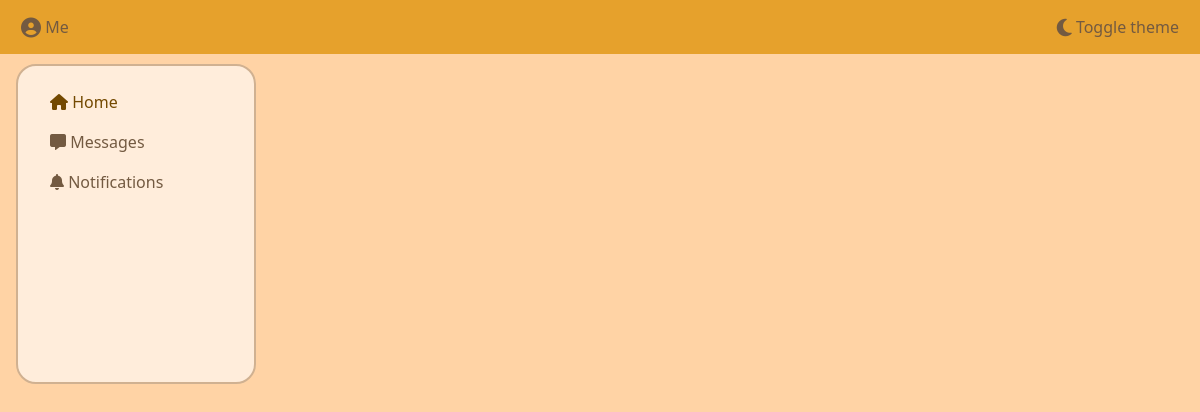
Before: / (signed in) with the older database file.
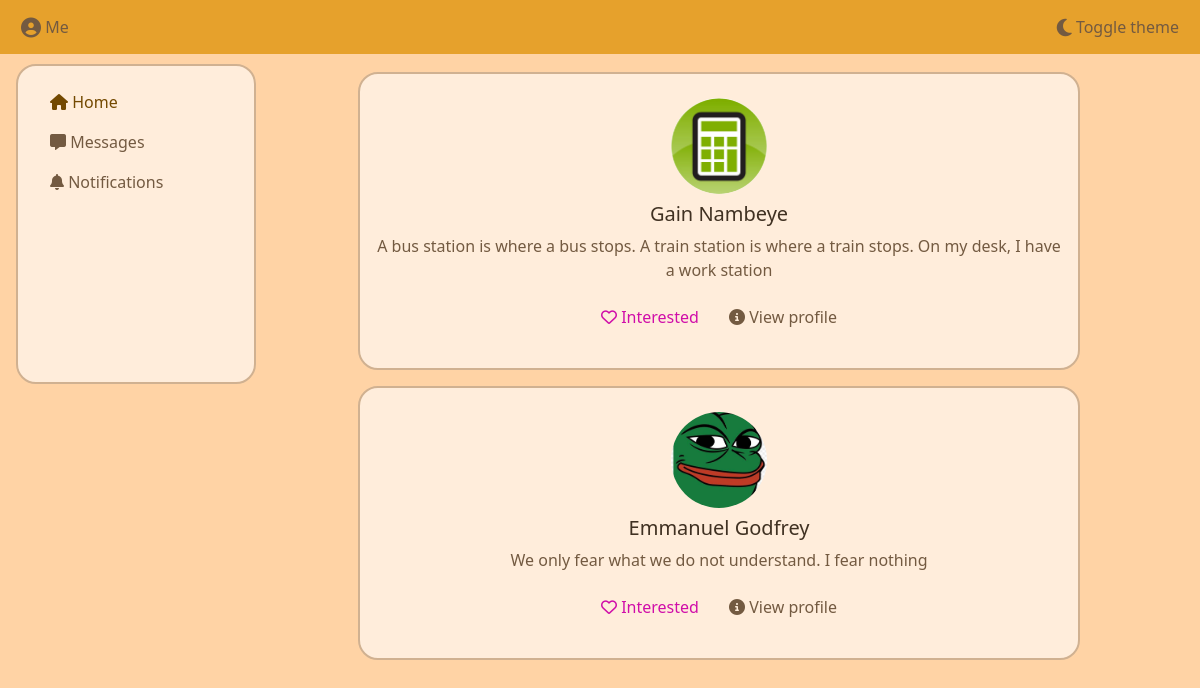
After: the same page with the newer database file.
### accounts/models.py (models this page shows, shortened)
class Profile(models.Model):
  nationalities = [
    ('Zambian', 'Zambian'),
    ('Malawian', 'Malawian'),
    ('South African', 'South African'),
    ('Zimbabwean', 'Zimbabwean'),
    ('Congolis', 'Congolis'),
    ('Indian', 'Indian'),
    ('Chinese', 'Chinese'),
    ('Moroccan', 'Moroccan'),
    ('Botswanan', 'Botswanan'),
    ('Nigerian', 'Nigerian'),
  ]
  hostels = [
    ('Kalingalinga', 'Kalingalinga'),
    ('Tiyende Pamodzi', 'Tiyende Pamodzi'),
    ('Soweto', 'Soweto'),
    ('Kafue', 'Kafue'),
    ('October', 'October'),
    ('Zambezi', 'Zambezi'),
    ('International', 'International'),
    ('President', 'President'),
    ('Kwacha', 'Kwacha'),
    ('Africa', 'Africa'),
    ('VET', 'VET'),
    ('Levy Mwanawas', 'Levy Mwanawasa'),
  ]
  schools = [
    ('Natural Sciences', 'Natural Sciences'),
    ('Agricultural Sciences', 'Agricultural Sciences'),
    ('Mines', 'Mines'),
    ('Education', 'Education'),
    ('Humaninities and Social Sciences', 'Humaninities and Social Sciences'),
    ('Engineering', 'Engineering'),
    ('Vetnery Medicine', 'Vetnery Medicine'),
    ('Confucius Studies', 'Confucius Studies'),
    ('Law', 'Law'),
  ]
  first_name = models.CharField(max_length=50)
  last_name = models.CharField(max_length=50)
  phone_number = models.CharField(max_length=12)
  bio = models.CharField(max_length=150, help_text="Enter a brief description of yourself", null=True)
  date_of_birth = models.DateField()
  nationality = models.CharField(max_length=50, choices=nationalities, default="Za")
  hostel = models.CharField(max_length=50, choices=hostels, default="Ka")
  school = models.CharField(max_length=50, choices=schools, default="Na")
  program = models.CharField(max_length=100)
  year = models.CharField(max_length=5)
  owner = models.ForeignKey(User, default=None, on_delete=models.CASCADE)
  profile_photo = models.ImageField(default='default.jpg', blank=True, null=True, upload_to="profile_pictures/")

### home/views.py (the view)
# urls.py: path('', views.home_view, name="home_page"),
@login_required(login_url='/accounts/login/')
def home_view(requests):
    hookies = Profile.objects.exclude(owner=requests.user)
    interests = Interests.objects.filter(seeker=requests.user)
    return render(requests, 'home/home.html', {'hookies':hookies, 'to_omit': interests})

### home/templates/home/home.html
{% extends 'home_base_layout.html' %}
{% block content %}
  <nav>
    <div class="px-2 py-2 primary-bg fixed-top" id="header">
      <button class="btn on-surface-text"><i class="fa-solid fa-circle-user fa-lg"></i> Me</b>
      <button class="btn on-surface-text"  style="float: right;"><a class="unstyled" href="{% url 'home:theme-swap' %}"><i class="fa-solid fa-moon fa-lg"></i> Toggle theme</a></button>
    </div>
  </nav>
    <main>
      <br>
        <section class="main-section container">
          {% for hookie in hookies %}
            <div class="card card-1 surface surface-border">
              <div class="card-body">
                <div class="image" style="background-image: url('{{ hookie.profile_photo.url }}');"></div>
                <h5 class="on-surface-heading">{{ hookie.first_name }} {{ hookie.last_name }}</h5>
                <p class="on-surface-text">{{ hookie.bio }}</p>
                <p style="text-align:center">
                  <a href="{% url 'home:interested' slug=hookie.owner.id %}" class="btn secondary-color"><i class="fa-regular fa-heart"></i> Interested</a>
                  <a href="{% url 'home:profile_page' slug=hookie.owner.id %}" class="btn on-surface-text"><i class="fa-solid fa-circle-info"></i> View profile</a>
                </p>
              </div>
            </div>
          {% endfor %}
        </section>
        <br>
        <br>
        <br>
        <br>
    </main>
{% endblock  %}

### templates/home_base_layout.html (shortened to what this page needs)
{% load static %}
<!DOCTYPE html>
<html lang="en">
<head>
    <link rel="stylesheet" href="{% static 'home/bootstrap/css/bootstrap.min.css' %}">
    <link rel="stylesheet" href="{% static 'home/style.css' %}">
    <link rel="stylesheet" href="{% static 'home/theme.css' %}">
    <link rel="stylesheet" href="{% static 'home/dashboard.css' %}">
    <link rel="stylesheet" href="https://cdnjs.cloudflare.com/ajax/libs/font-awesome/6.2.0/css/all.css">
</head>
{% if request.session.theme == "dark" %}
<body class="dark-theme" id="page">
{% else %}
<body class="light-theme" id="page">
{% endif %}
  <div id="screen">
    <section id="side-menu" class="pt-5">
      <div class="card surface surface-border mt-3">
        <nav class="nav flex-column">
          <a class="nav-link active mobile-bottom-nav__item--active" href="{% url 'home:home_page' %}"><i class="fa-solid fa-home"></i> Home</a>
          <a class="nav-link on-surface-text" href="{% url 'chats:chat' %}"><i class="fa-solid fa-message"></i>
            Messages</a>
          <a class="nav-link on-surface-text" href="{% url 'home:notifications' %}"><i class="fa-solid fa-bell"></i>
            Notifications</a>
        </nav>
      </div>
    </section>
    <section id="main-content">
      {% block content %}
      {% endblock %}
    </section>
    <section id="space"></div>
</body>
</html>

### home/static/home/style.css (style rules this page uses)
body { background-color: #ffd3a5; }
a { color: inherit; text-decoration: none; }

### home/static/home/theme.css (style rules this page uses)
body.light-theme { background-color: #ffd3a5; }
.light-theme .surface { background-color: #ffeddb !important;; }
.light-theme .on-surface-text { color: #735a41; }
.light-theme .on-surface-heading { color: #403122; }
.light-theme .primary-bg { background-color: #e6a12c; }
.light-theme .secondary-color { color: #d00da9; }
.light-theme .mobile-bottom-nav__item--active { color: #734901; }
.light-theme .surface-border { border: 2px solid #d0b191; }

### home/static/home/dashboard.css (style rules this page uses)
html, body { margin: 0; padding: 0; }
#screen #side-menu { display: none; }
@media (min-width: 700px) { #screen { display: flex; width: 100%; flex-direction: row; justify-content: center; } }
@media (min-width: 700px) { #screen #side-menu { flex-grow: 3; display: block; min-width: 16rem; max-width: 16rem; } }
@media (min-width: 700px) { #screen #side-menu .card { margin-left: 1rem; border-radius: 20px; padding: 1rem; min-height: 20rem; } }
@media (min-width: 700px) { #screen #main-content { flex-grow: 4; } }
@media (min-width: 700px) { #screen #space { flex-grow: 1; } }
.unstyled { text-decoration: none; }
.card-1 { width: 80%; left: 10%; text-align: center; border-radius: 20px; margin-bottom: 1rem; }
.card-1 h5 { margin-top: .5rem; }
.card-1 p { margin-top: .5rem; }
.card-1 .image { width: 6rem; height: 6rem; background-position: center; background-size: cover; border-radius: 50%; margin: 0 auto; margin-top: .5rem; }
.main-section { margin-top: 3rem; position: relative; }

Changed rows visible on the page:
added Profile: profile_photo (picture), first_name "Gain", last_name "Nambeye", bio "A bus station is where a bus stops. A train station is where a train stops. On my desk, I have a work station"
added Profile: profile_photo (placeholder picture), first_name "Emmanuel", last_name "Godfrey", bio "We only fear what we do not understand. I fear nothing"
